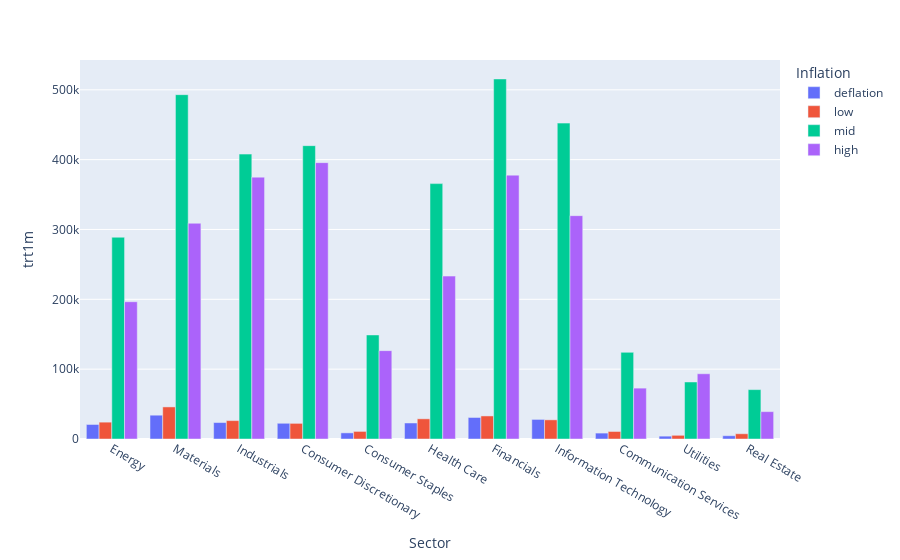

This figure's notebook cell:
### Code cell
fig = px.bar(sector_df_counts, x="Sector", y="trt1m", color="Inflation", barmode="group")
fig.show()

### Figure 1 — Plotly figure (JSON) as saved in the notebook; plotly's stock layout.template omitted (floating-point values rounded to 4 significant figures)
{"data": [{"alignmentgroup": "True", "hovertemplate": "Inflation=deflation<br>Sector=%{x}<br>trt1m=%{y}<extra></extra>", "legendgroup": "deflation", "marker": {"color": "#636efa", "pattern": {"shape": ""}}, "name": "deflation", "offsetgroup": "deflation", "orientation": "v", "showlegend": true, "textposition": "auto", "type": "bar", "x": ["Energy", "Materials", "Industrials", "Consumer Discretionary", "Consumer Staples", "Health Care", "Financials", "Information Technology", "Communication Services", "Utilities", "Real Estate"], "xaxis": "x", "y": [20785, 34086, 23542, 22510, 8780, 22926, 30815, 28046, 8457, 4078, 4680], "yaxis": "y"}, {"alignmentgroup": "True", "hovertemplate": "Inflation=low<br>Sector=%{x}<br>trt1m=%{y}<extra></extra>", "legendgroup": "low", "marker": {"color": "#EF553B", "pattern": {"shape": ""}}, "name": "low", "offsetgroup": "low", "orientation": "v", "showlegend": true, "textposition": "auto", "type": "bar", "x": ["Energy", "Materials", "Industrials", "Consumer Discretionary", "Consumer Staples", "Health Care", "Financials", "Information Technology", "Communication Services", "Utilities", "Real Estate"], "xaxis": "x", "y": [24128, 45952, 26333, 22396, 10870, 28909, 33019, 27438, 10761, 5285, 7520], "yaxis": "y"}, {"alignmentgroup": "True", "hovertemplate": "Inflation=mid<br>Sector=%{x}<br>trt1m=%{y}<extra></extra>", "legendgroup": "mid", "marker": {"color": "#00cc96", "pattern": {"shape": ""}}, "name": "mid", "offsetgroup": "mid", "orientation": "v", "showlegend": true, "textposition": "auto", "type": "bar", "x": ["Energy", "Materials", "Industrials", "Consumer Discretionary", "Consumer Staples", "Health Care", "Financials", "Information Technology", "Communication Services", "Utilities", "Real Estate"], "xaxis": "x", "y": [288888, 493016, 407926, 420022, 148980, 365659, 515526, 452291, 124078, 81648, 70703], "yaxis": "y"}, {"alignmentgroup": "True", "hovertemplate": "Inflation=high<br>Sector=%{x}<br>trt1m=%{y}<extra></extra>", "legendgroup": "high", "marker": {"color": "#ab63fa", "pattern": {"shape": ""}}, "name": "high", "offsetgroup": "high", "orientation": "v", "showlegend": true, "textposition": "auto", "type": "bar", "x": ["Energy", "Materials", "Industrials", "Consumer Discretionary", "Consumer Staples", "Health Care", "Financials", "Information Technology", "Communication Services", "Utilities", "Real Estate"], "xaxis": "x", "y": [196542, 308930, 374933, 395711, 126512, 233277, 377797, 319772, 72835, 93410, 39171], "yaxis": "y"}], "layout": {"barmode": "group", "legend": {"title": {"text": "Inflation"}, "tracegroupgap": 0}, "margin": {"t": 60}, "xaxis": {"anchor": "y", "domain": [0, 1], "title": {"text": "Sector"}}, "yaxis": {"anchor": "x", "domain": [0, 1], "title": {"text": "trt1m"}}}}
